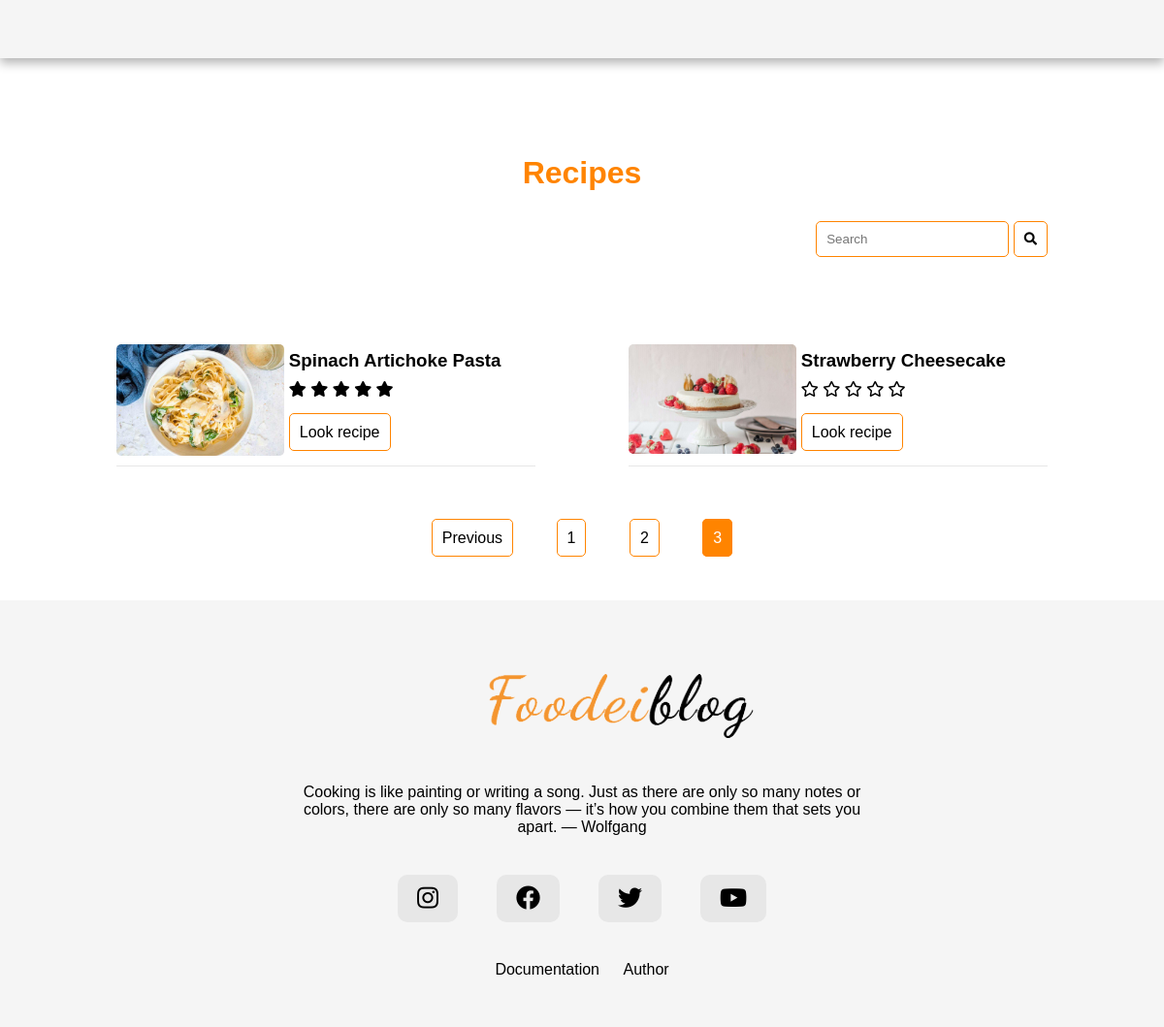
Screenshot of /recipes.php?page=3 with the database file from the repository.
### tables this page shows
CREATE TABLE `postovi` (
  `idPosta` int(255) NOT NULL,
  `naslov` varchar(100) NOT NULL,
  `tekst` text NOT NULL,
  `datum` timestamp NOT NULL DEFAULT current_timestamp(),
  `idKategorije` int(255) NOT NULL,
  `slikasrc` varchar(255) NOT NULL,
  `pocetniTekst` text NOT NULL
);

### recipes.php (called while the page is built)
<?php
    require_once "view/fixed/head.php";
    require_once "view/fixed/header.php";
    require_once "view/pages/recipes.php";
    require_once "view/fixed/footer.php";
?>

### model/dohvatiRecepte.php (called while the page is built, shortened)
<?php
    require_once "konekcija.php";
    $poruka="";
    if(isset($_GET['category'])){
        $idKategorije=$_GET['category'];
        $nazivKat="SELECT * FROM kategorije WHERE idKategorije=:id";
        $priprema3=$konekcija->prepare($nazivKat);
        $priprema3->bindParam(":id",$idKategorije);
        try{
            $priprema3->execute();
            if($priprema3->rowCount()==0){
                $poruka="There is no match";
            }
            $kategorija=$priprema3->fetch();
            $naslov=$kategorija['naziv'];
        }
        catch(PDOException $e){
            $code=500;
            $poruka="Server error";
        }
        $dohvatiSve="SELECT * FROM postovi WHERE idKategorije=:id";
        if(isset($_GET['search'])){
            $search=$_GET['search'];
            $dohvatiSve.=" AND naslov LIKE '%$search%'";
        }
        $priprema2=$konekcija->prepare($dohvatiSve);
        $priprema2->bindParam(":id",$idKategorije);
    }
    else{
        $dohvatiSve="SELECT * FROM postovi";
    }
    try{
        if(isset($_GET['category'])){
            $priprema2->execute();
            if($priprema2->rowCount()==0){
                $poruka="There is no match";
            }
            $rez=$priprema2->fetchAll();
            $ukupno=$priprema2->rowCount();
        }
        else{
            $svi=$konekcija->query($dohvatiSve);
            $ukupno=$svi->rowCount();
            $naslov="Recipes";
        }
        $offset=0;
        $limit=4;
        $brojStrana=ceil($ukupno/$limit);
        $upit="SELECT p.*,ROUND(AVG(o.ocena)) AS ocena FROM postovi p LEFT JOIN ocena o on p.idPosta=o.idPosta ";
        $upit.=" GROUP BY p.naslov LIMIT :limitVrednost OFFSET :offsetVrednost";
        $priprema=$konekcija->prepare($upit);
        if(isset($_GET['page'])){
            $strana=$_GET['page']-1;
            $offset=$strana*$limit;
        }
        $priprema->bindParam(":limitVrednost",$limit,PDO::PARAM_INT);
        $priprema->bindParam(":offsetVrednost",$offset,PDO::PARAM_INT);
        try{
            $priprema->execute();
            $data=$priprema->fetchAll();
        }
        catch(PDOException $e){
            $code=500;
            $poruka=$e;
        }
    }
    catch(PDOException $e){
        $poruka=$e;
        $code=500;
    }
?>

### view/pages/recipes.php (the view, shortened to what this page needs)
<?php
    include "model/dohvatiRecepte.php";
?>
<main>
    <div class="naslov naslovPadding">
        <h1><?=$naslov?></h1>
    </div>
    <div id="drzacSearch">
        <form action="<?php
        $url=$_SERVER['PHP_SELF'];
        if(isset($_GET['page'])){
            $url.="?page=".$_GET['page'];
        }
        echo $url;
        ?>" method="get">
            <input type="text" name="search" placeholder="Search"
            <?php
            if(isset($_GET['search'])):
            ?>
               value="<?=$_GET['search']?>"
            <?php
                endif;
            ?>
            >
            <button type="submit" id="btnSearch"><i class="fas fa-search"></i></button>
        </form>
    </div>
    <div id="recepti">
    <?php
        if($poruka):
    ?>
        <h2><?=$poruka?></h2>
    <?php
        else:
        foreach($data as $d):
    ?>
        <div class='recept'>
            <div class="slikaRecept"><img src="assets/images/<?=$d['slikasrc']?>" alt="<?=$d['naslov']?>"/></div>
            <div class='tekst'>
                <h3><?=$d['naslov']?></h3>
                <div class='zvezdice'>
            <?php
                $ocena=$d['ocena'];
                for($i=0;$i<5;$i++):
                    if($i<$ocena):
                ?>
                    <i class="fas fa-star"></i>
                <?php
                    else:
                ?>
                    <i class="far fa-star"></i>
                <?php
                    endif;
                endfor;
            ?>
                </div>
            <a class="receptLink" href="recipe.php?id=<?=$d['idPosta']?>" data-id=<?=$d['idPosta']?>>Look recipe</a>
            </div>
        </div>
    <?php
        endforeach;
    endif;
    ?>
    <?php
        if(!$poruka):
    ?>
    <div id="stranicenje">
    <?php
        if(isset($_GET['page'])){
            $trenutna=$_GET['page'];
        }
        else{
            $trenutna=1;
        }
        $prethodna=$trenutna-1;
        if($trenutna==$brojStrana && $brojStrana!=1):
    ?>
        <a href="<?php
        $dodatak="";
        echo $_SERVER['PHP_SELF']."?page=".$prethodna.$dodatak;
        ?>">Previous</a>
        <?php
            for($i=0;$i<$brojStrana;$i++):
                $br=$i+1
        ?>
            <a href="<?php
            $dodatak="";
            echo $_SERVER['PHP_SELF']."?page=".$br.$dodatak;
            ?>"
            <?php
                if($br==$trenutna){
                    echo "class='trenutna'";
                }
            ?>
            ><?=$i+1?></a>
        <?php
            endfor;
        ?>
    <?php
        endif;
    ?>
    </div>
    <?php
        endif;
    ?>
</main>

### assets/css/style.css (style rules this page uses)
* { margin: 0px; padding: 0px; box-sizing: border-box; }
body { font-family: sans-serif; }
.topJelo img,#kategorije div img,.post div img,#about img,#about img,#recepti div img,#receptJedan div img { width: 100%; }
.naslov { text-align: center; padding: 75px; }
.naslov h1 { color: #ff8400; }
.post a,.tekst a,#sendBtn,#stranicenje a,input[type='button'],#posaljiRecept input[type='button'],.adminKat a,#tabela a,#drzacSearch input,button,.nekaKlasa input[type='text'] { padding: 10px; text-decoration: none; border: 1px solid #ff8400; color: #000; border-radius: 5px; background-color: #fff; }
img { border-radius: 5px; }
#recepti { width: 80%; margin: 0px auto; display: flex; justify-content: space-between; padding: 50px 0px; flex-wrap: wrap; }
.recept { border-bottom: 1px solid #e7e7e7; width: 45%; display: flex; margin-top: 40px; }
.zvezdice { margin-bottom: 15px; }
.slikaRecept { width: 40%; }
.tekst { width: 55%; margin: 5px; margin-top: 0px; }
.naslovPadding { padding-top: 150px; padding-bottom: 20px; }
main { line-height: 1.8; }
#stranicenje { text-align: center; margin-top: 60px; width: 100%; }
#stranicenje a { margin: 20px; }
input, textarea { font-family: sans-serif; }
#drzacSearch { width: 80%; margin: 0px auto; text-align: right; }
#stranicenje .trenutna { background-color: #ff8400; color: #fff; }

### rows the page displays
postovi: slikasrc (picture), naslov "Spinach Artichoke Pasta"
postovi: slikasrc (picture), naslov "Strawberry Cheesecake"

### other values shown
$naslov "Recipes"
